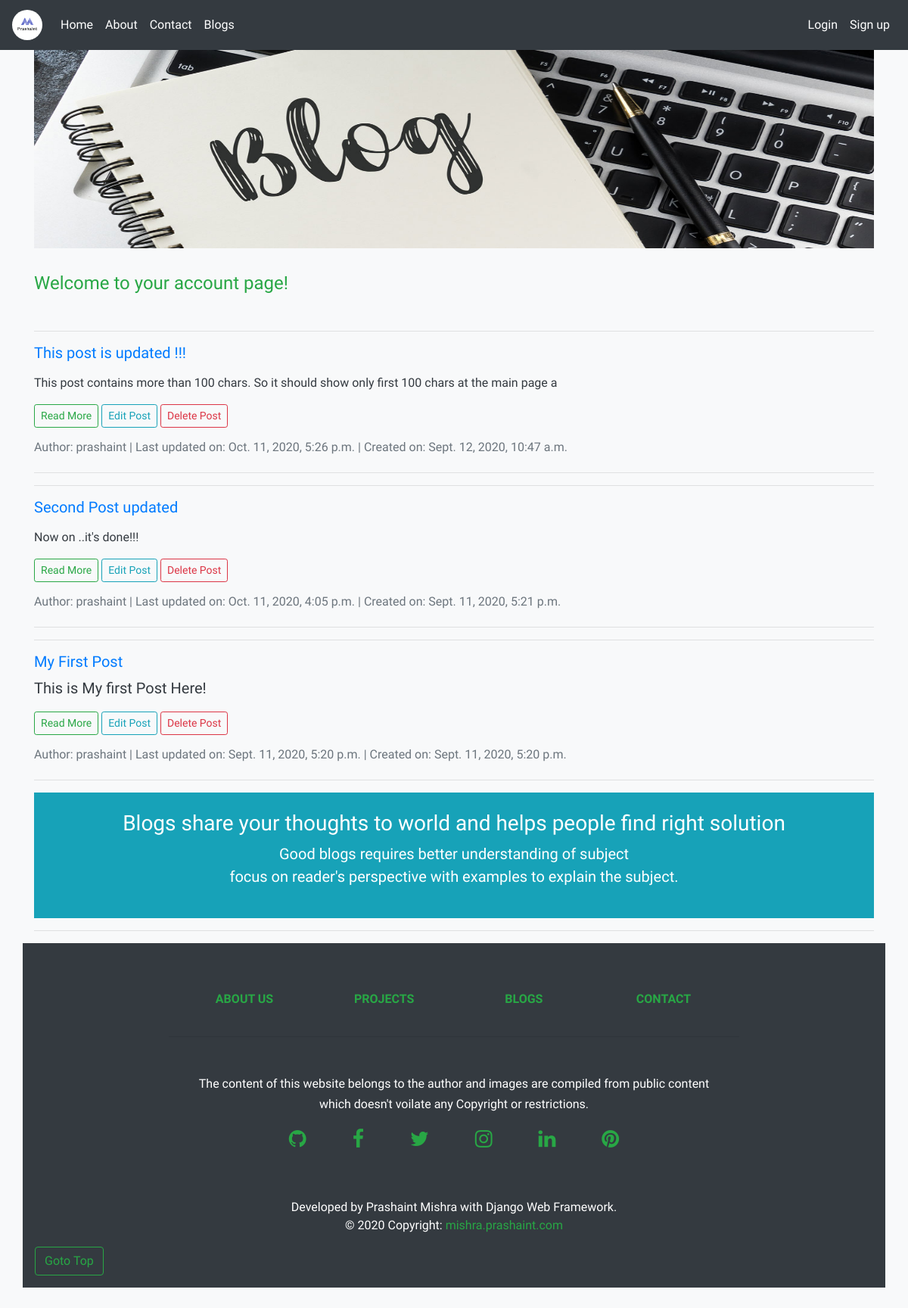
The app's page /blogs/curr_user_blogs/ with its own data.
### blogs/models.py (models this page shows, shortened)
class BlogPost(models.Model):
    title = models.CharField(max_length=200, unique=True)
    author = models.ForeignKey(User, on_delete=models.CASCADE, related_name='blog_author')
    category = models.CharField(max_length=200, default="undefined")
    updated_on = models.DateTimeField(auto_now=True)
    content = HTMLField()
    created_on = models.DateTimeField(auto_now_add=True)
    status = models.IntegerField(choices=STATUS, default=0)
    class Meta:
        ordering = ['-created_on']

### blogs/views.py (the view)
# urls.py: path('curr_user_blogs/', views.curr_user_blogs, name="curr_user_blogs"),
def curr_user_blogs(request):
	blogs = BlogPost.objects.all()
	return render(request, 'blogs/curr_user_blogs.html', {'blogs':blogs})

### blogs/templates/blogs/curr_user_blogs.html
{% extends 'blogs/base.html' %}
{% block content %}
{% load static %}
  <div class="container marketing">
  <h4 class="text-success">Welcome <strong>{{ user.username }}</strong> to your account page!</h4><br>
{% for blog in blogs %}
<hr class="featurette-divider">
    <div class="row featurette">
      <div class="col-md-10">
        <a href="{% url 'blogs:details' blog.id %}"><h5>{{ blog.title }}</h5></a>
        <p class="lead">{{ blog.content |slice:":100" | safe }}</p>
        <p><a class="btn btn-outline-success btn-sm" href="{% url 'blogs:details' blog.id %}" role="button">Read More</a>
        <a class="btn btn-outline-info btn-sm" href="{% url 'blogs:update_blog_post' blog.id %}" role="button">Edit Post</a>
        <a class="btn btn-outline-danger btn-sm" href="{% url 'blogs:delete_post' blog.id %}" role="button">Delete Post</a>
        </p>
        <h6><span class="text-muted">Author: {{ blog.author }} | Last updated on: {{ blog.updated_on }} | Created on: {{ blog.created_on }}</span></h6>
      </div>
    </div>
    <hr class="featurette-divider">
{% endfor %}
<div class="container-sm mt-3 text-center bg-info text-white">
  <br>
  <h3 class="display-6">Blogs share your thoughts to world and helps people find right solution</h1>
  <p class="lead">Good blogs requires better understanding of subject<br>focus on reader's perspective with examples to explain the subject.  </p>
  <br>
</div>
<hr class="featurette-divider">
  </div>
{% endblock %}

### portfolio/static/custom.css (style rules this page uses)
body { background: #f0e9e9; background-color: blanchedalmond; font-family: 'Varela Round', sans-serif; }

### portfolio/static/carousel.css (style rules this page uses)
body { padding-top: 3rem; padding-bottom: 3rem; color: #f3dede; }
.featurette-divider { margin: rem 0; }

### records on screen
BlogPost: title "This post is updated !!!", content "This post contains more than 100 chars. So it should show only first 100 chars at the main page a", author "prashaint", updated_on "Oct. 11, 2020, 5:26 p.m.", created_on "Sept. 12, 2020, 10:47 a.m."
BlogPost: title "Second Post updated", content "Now on ..it's done!!!", author "prashaint", updated_on "Oct. 11, 2020, 4:05 p.m.", created_on "Sept. 11, 2020, 5:21 p.m."
BlogPost: title "My First Post", content "This is My first Post Here!", author "prashaint", updated_on "Sept. 11, 2020, 5:20 p.m.", created_on "Sept. 11, 2020, 5:20 p.m."
